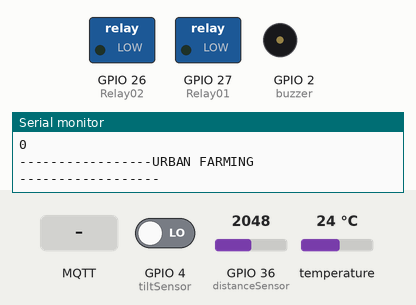
Recording of a sketch running on a simulated ESP32. On the bench: switched loads named in the sketch (green lamp = pin HIGH), buzzer (waves = sounding, pin HIGH), the last lines printed to the serial monitor. The inputs (shaded band) are chosen by the test bench; at power-on: GPIO 4 (tiltSensor) LOW, GPIO 36 (distanceSensor) = 2048, temperature 24 °C. WiFi joins after 1.5 s; servers stay silent unless stated; no MQTT or app messages arrive unless stated.

Above: at 7.8 s.
7.9 s: MQTT message "on" arrives on the first subscribed topic
At 9.5 s:
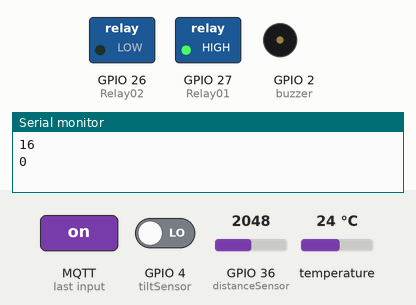
9.9 s: GPIO 4 (tiltSensor) driven HIGH
At 10.8 s:
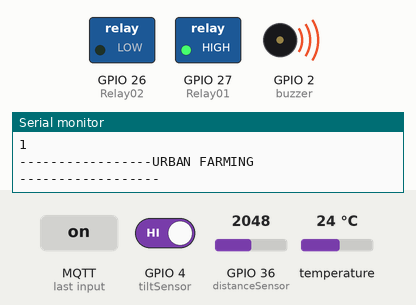
11.9 s: MQTT message "off" arrives on the first subscribed topic
At 13.6 s:
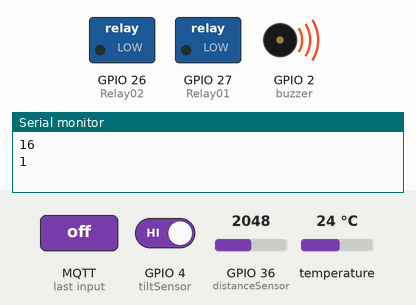
13.9 s: MQTT message "on" arrives on the second subscribed topic
At 15.5 s:
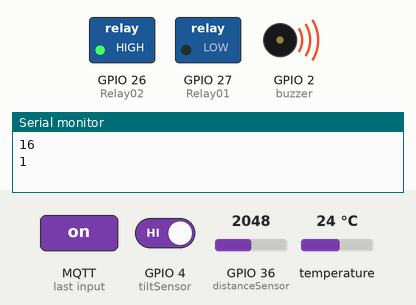
15.9 s: MQTT message "off" arrives on the third subscribed topic
At 17.1 s:
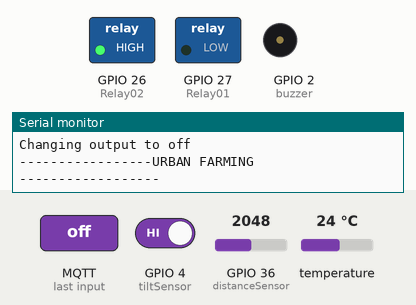
18.9 s: MQTT message "on" arrives on the first subscribed topic
At 20.7 s:
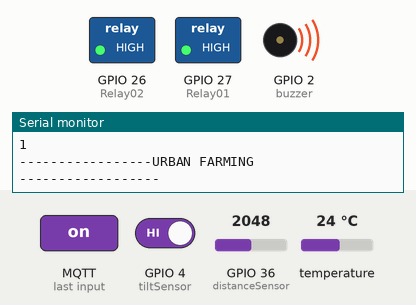
Timing chart, 0 to 21.9 s (numbered marks = the images above; inputs shaded):
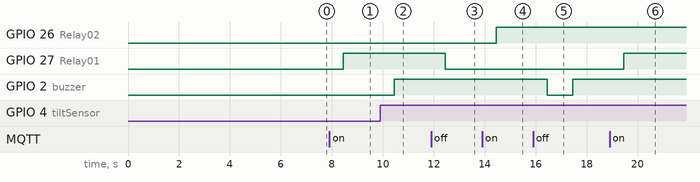

Measured:
- after the input at 7.9 s, GPIO 27 (Relay01): LOW → HIGH after 0.55 s
- after the input at 9.9 s, GPIO 2 (buzzer): LOW → HIGH after 0.55 s
- after the input at 11.9 s, GPIO 27 (Relay01): HIGH → LOW after 0.56 s
- after the input at 13.9 s, GPIO 26 (Relay02): LOW → HIGH after 0.56 s
- after the input at 15.9 s, GPIO 2 (buzzer): HIGH → LOW after 0.56 s, → HIGH 0.99 s later
- after the input at 18.9 s, GPIO 27 (Relay01): LOW → HIGH after 0.57 s

The sketch:

2024_sampahlongkang.ino
```cpp
 #include <OneWire.h>
#include <DallasTemperature.h>
#include <SPI.h>
#include <Wire.h>
#include <WiFi.h>
#include <PubSubClient.h>


//-----associte pin number with sensor/actuator

//----ISTIHAR GPIO PIN ---------------------------------------------------------------------------------

//---=on board------
#define SENSOR_PIN  15 // ESP32 pin GIOP21 connected to DS18B20 sensor's DQ pin
#define Relay01 27   //relay 1
#define Relay02 26   // relay 2
#define buzzer  2     // Buzzer
//--- device/sensor OFF board ------
#define distanceSensor  36
#define tiltSensor  4

//----------------------------------- end -------------------------------------------------------------

//----ISTIHAR SENSOR SUHU DS18B20 ---------------------------------------------------------------------

OneWire oneWire(SENSOR_PIN);
DallasTemperature DS18B20(&oneWire);
//----------------------------------- end -------------------------------------------------------------


//---- PENETAPAN WIFI ---------------------------------------------------------------------------------
//------WIFI PTSB---
/*const char* ssid = "PTSB STAFF";
const char* password = ""; */

//------WIFI AZA---
//const char* ssid = "Alias FredoX_2.4GHz@unifi";
//const char* password = "0135335045";

const char* ssid = "GalaxyA";
const char* password = "1234509876";

//-----WiFi KKSBJ --------------------------------
//const char* ssid = "GUEST";
//const char* password = "";

WiFiClient espClient;
PubSubClient client(espClient); //MQTT
const char* mqtt_server = "broker.hivemq.com";

//----------------------------------- end -------------------------------------------------------------

//---- PEMBOLEHUBAH DATA---------------------------------------------------------------------------------
int dataDistanceSensor;
float tempC; // temperature in Celsius
char varPotString[8];
long lastMsg = 0;
char msg[50];
int value = 0;

int tiltState = 0;
//----------------------------------- end -------------------------------------------------------------


void setup() {

  pinMode(Relay01,OUTPUT);
  pinMode(Relay02,OUTPUT);
  pinMode(buzzer,OUTPUT);
  pinMode(tiltSensor, INPUT);

  Serial.begin(115200);

  DS18B20.begin();

  setup_wifi();
  client.setServer(mqtt_server, 1883);
  client.setCallback(callback);
  delay(100);

}

void loop() {
  if (!client.connected()) {
    reconnect();
  }
  client.loop();

  long now = millis();

  if (now - lastMsg > 1000) {
    lastMsg = now;

//-------------------------------------------------------------------------------
//                     -------------------suhu --------------------------
  Serial.println("-----------------URBAN FARMING ------------------");
  DS18B20.requestTemperatures();       // send the command to get temperatures
  tempC = DS18B20.getTempCByIndex(0);  // read temperature in °C
  Serial.print("Temperature: ");
  Serial.print(tempC);    // print the temperature in °C
  Serial.println("°C");

  dtostrf(tempC, 1, 1, varPotString);
  client.publish("trash/suhu", varPotString);

//---------------------------------------------------end --------------------------
//----------- Sensor Food Level ----------------------------------
Serial.println("-----------------Makanan Ikan ------------------");
  float volts = analogRead(distanceSensor) * 0.0008056640625; // value from sensor * (3.3/4096)
  int distance = 29.988 * pow( volts, -1.173);


  if (distance <= 80) {
    Serial.println(distance);
    dtostrf(distance, 1, 1, varPotString);
    client.publish("trash/foodtank", varPotString);
  }
 //-----------end ----------------------------------

//----------- Sensor Var ----------------------------------

  tiltState = digitalRead(tiltSensor);
 Serial.println(tiltState);
  // check if the pushbutton is pressed. If it is, the buttonState is HIGH:
  if (tiltState == HIGH) {
    // turn LED on:
    digitalWrite(buzzer, HIGH);

   client.publish("trash/tanklid", "Food Lid is OPEN");
  } else {
    // turn LED off:
    digitalWrite(buzzer, LOW);
    client.publish("trash/tanklid", "Food Lid is CLOSE");
  }


}


}
```

wifiFunction.ino
```cpp
void setup_wifi() {
  delay(10);
  Serial.println();
  Serial.print("Connecting to ");
  Serial.println(ssid);


  WiFi.begin(ssid, password);

  while (WiFi.status() != WL_CONNECTED) {
    delay(500);
    Serial.print(".");
  }

  Serial.println("");
  Serial.println("WiFi connected");
  Serial.println("IP address: ");
  Serial.println(WiFi.localIP());

  delay(5000);
}

void callback(char* topic, byte* message, unsigned int length) {
  Serial.print("Message arrived on topic: ");
  Serial.print(topic);
  Serial.print(". Message: ");
  String messageTemp;

  for (int i = 0; i < length; i++) {
    Serial.print((char)message[i]);
    messageTemp += (char)message[i];
  }
  Serial.println();

  // add more if statements to control more GPIOs with MQTT

  // If a message is received on the topic esp32/output, you check if the message is either "on" or "off".
  if (String(topic) == "trash/relay1") {
    Serial.print("Changing output to ");
    if(messageTemp == "on"){
      Serial.println("on");
      digitalWrite(Relay01,HIGH);
      client.publish("trash/relay1/status", "RELAY 1 ON");


    }
    else if(messageTemp == "off"){
      Serial.println("off");
      digitalWrite(Relay01,LOW);
      client.publish("trash/relay1", "RELAY 1 OFF");

    }
  }

 if (String(topic) == "trash/relay2") {
    Serial.print("Changing output to ");
    if(messageTemp == "on"){
      Serial.println("on");
      digitalWrite(Relay02,HIGH);
      client.publish("trash/relay2/status", "RELAY 2 ON");
    }
    else if(messageTemp == "off"){
      Serial.println("off");
      digitalWrite(Relay02,LOW);
       client.publish("trash/relay2/status", "RELAY 2 OFF");
    }
  }

   if (String(topic) == "trash/buzzer") {
    Serial.print("Changing output to ");
    if(messageTemp == "on"){
      Serial.println("on");
      digitalWrite(buzzer,HIGH);
      client.publish("trash/buzzer/status", "RELAY 2 ON");
    }
    else if(messageTemp == "off"){
      Serial.println("off");
      digitalWrite(buzzer,LOW);
       client.publish("trash/buzzer/status", "RELAY 2 OFF");
    }
  }

}

void reconnect() {
  // Loop until we're reconnected
  while (!client.connected()) {
    Serial.print("Attempting MQTT connection...");
    // Attempt to connect
    if (client.connect("iotfishsampah001")) {
      Serial.println("connected");
      // Subscribe
      client.subscribe("trash/relay1");
      client.subscribe("trash/relay2");
      client.subscribe("trash/buzzer");
    }
    else {
      Serial.print("failed, rc=");
      Serial.print(client.state());
      Serial.println(" try again in 5 seconds");
      // Wait 5 seconds before retrying
      delay(5000);
    }
  }
}
```
